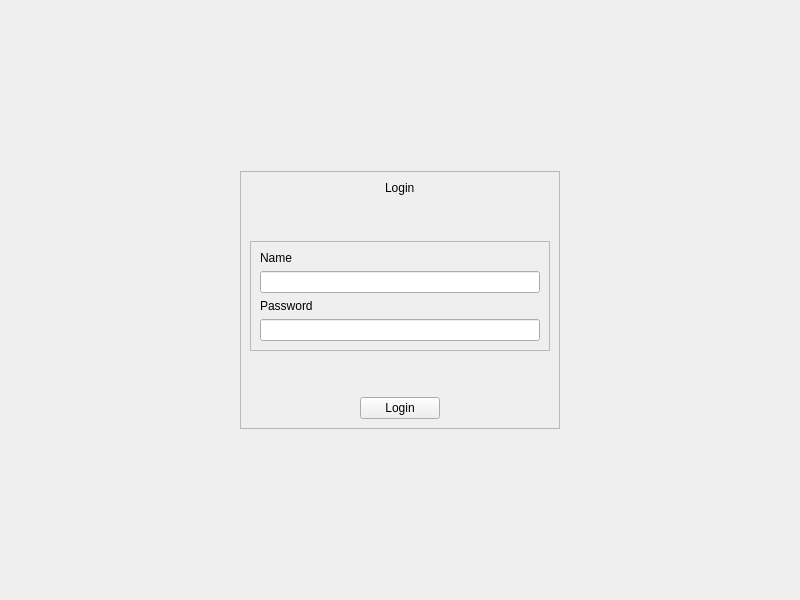
<?xml version="1.0" encoding="UTF-8"?>
<ui version="4.0">
 <class>login</class>
 <widget class="QWidget" name="login">
  <property name="geometry">
   <rect>
    <x>0</x>
    <y>0</y>
    <width>800</width>
    <height>600</height>
   </rect>
  </property>
  <property name="windowTitle">
   <string>Loggin</string>
  </property>
  <property name="styleSheet">
   <string notr="true"/>
  </property>
  <layout class="QVBoxLayout" name="verticalLayout">
   <item alignment="Qt::AlignHCenter|Qt::AlignVCenter">
    <widget class="QFrame" name="center_container">
     <property name="frameShape">
      <enum>QFrame::StyledPanel</enum>
     </property>
     <property name="frameShadow">
      <enum>QFrame::Raised</enum>
     </property>
     <layout class="QVBoxLayout" name="verticalLayout_2">
      <item alignment="Qt::AlignHCenter">
       <widget class="QLabel" name="lb_login">
        <property name="text">
         <string>Login</string>
        </property>
       </widget>
      </item>
      <item>
       <spacer name="verticalSpacer_2">
        <property name="orientation">
         <enum>Qt::Vertical</enum>
        </property>
        <property name="sizeHint" stdset="0">
         <size>
          <width>20</width>
          <height>40</height>
         </size>
        </property>
       </spacer>
      </item>
      <item>
       <widget class="QFrame" name="inputs_container">
        <property name="minimumSize">
         <size>
          <width>300</width>
          <height>0</height>
         </size>
        </property>
        <property name="maximumSize">
         <size>
          <width>200</width>
          <height>300</height>
         </size>
        </property>
        <property name="frameShape">
         <enum>QFrame::StyledPanel</enum>
        </property>
        <property name="frameShadow">
         <enum>QFrame::Raised</enum>
        </property>
        <layout class="QVBoxLayout" name="verticalLayout_3">
         <item>
          <widget class="QLabel" name="lb_email">
           <property name="text">
            <string>Name</string>
           </property>
          </widget>
         </item>
         <item>
          <widget class="QLineEdit" name="i_name"/>
         </item>
         <item>
          <widget class="QLabel" name="lb_password">
           <property name="text">
            <string>Password</string>
           </property>
          </widget>
         </item>
         <item>
          <widget class="QLineEdit" name="i_password"/>
         </item>
        </layout>
       </widget>
      </item>
      <item>
       <spacer name="verticalSpacer">
        <property name="orientation">
         <enum>Qt::Vertical</enum>
        </property>
        <property name="sizeHint" stdset="0">
         <size>
          <width>20</width>
          <height>40</height>
         </size>
        </property>
       </spacer>
      </item>
      <item alignment="Qt::AlignHCenter">
       <widget class="QPushButton" name="bt_login">
        <property name="text">
         <string>Login</string>
        </property>
       </widget>
      </item>
     </layout>
    </widget>
   </item>
  </layout>
 </widget>
 <resources/>
 <connections/>
</ui>
